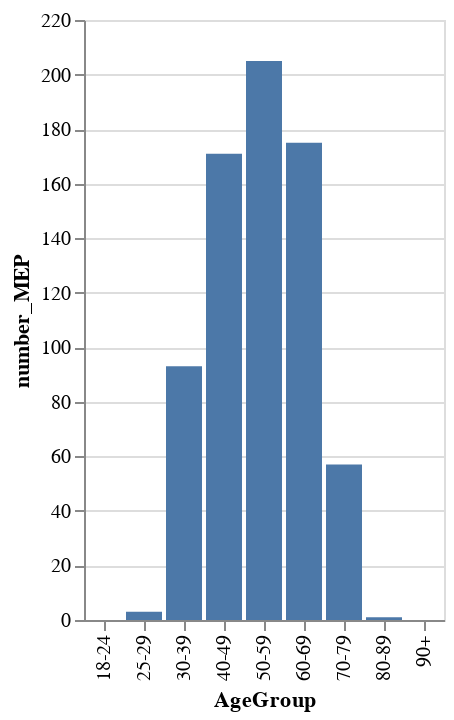

Notebook code for this chart:
### Code cell
alt.Chart(ep_age_structure).mark_bar().encode(
    y='number_MEP',
    x='AgeGroup'
)

### Figure 1 — Vega-Lite specification as saved in the notebook (floating-point values rounded to 4 significant figures)
{"config": {"view": {"continuousWidth": 400, "continuousHeight": 300}}, "data": {"name": "data-ac8e7a10d484b318bbcbbe43b4c10aad"}, "mark": "bar", "encoding": {"x": {"type": "nominal", "field": "AgeGroup"}, "y": {"type": "quantitative", "field": "number_MEP"}}, "$schema": "https://vega.github.io/schema/vega-lite/v4.8.1.json", "datasets": {"data-ac8e7a10d484b318bbcbbe43b4c10aad": [{"AgeGroup": "18-24", "number_MEP": 0, "share_MEP": 0.0}, {"AgeGroup": "25-29", "number_MEP": 3, "share_MEP": 0.4255}, {"AgeGroup": "30-39", "number_MEP": 93, "share_MEP": 13.19}, {"AgeGroup": "40-49", "number_MEP": 171, "share_MEP": 24.26}, {"AgeGroup": "50-59", "number_MEP": 205, "share_MEP": 29.08}, {"AgeGroup": "60-69", "number_MEP": 175, "share_MEP": 24.82}, {"AgeGroup": "70-79", "number_MEP": 57, "share_MEP": 8.085}, {"AgeGroup": "80-89", "number_MEP": 1, "share_MEP": 0.1418}, {"AgeGroup": "90+", "number_MEP": 0, "share_MEP": 0.0}]}}
